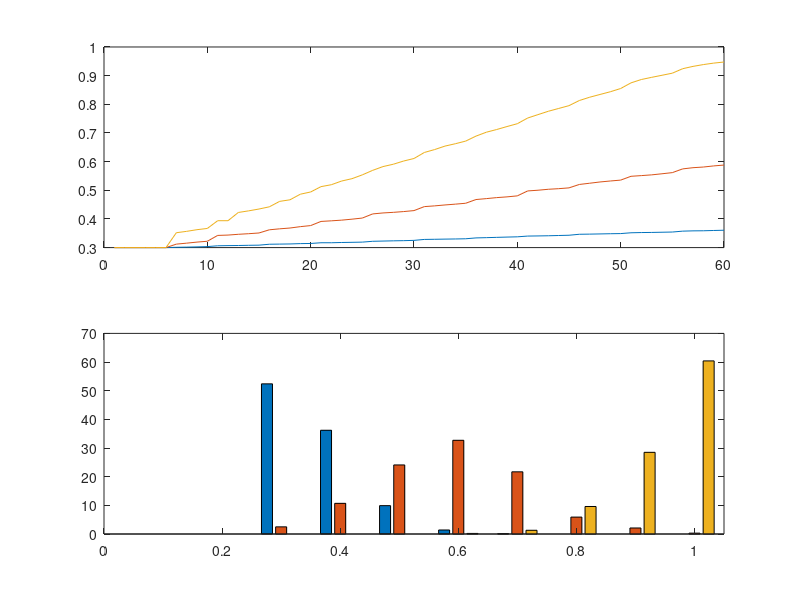

Recreate this plot in MATLAB.
b = 60;
t = 1000;

m = [0.5, 0.7, 0.9];

d = 0.3*ones(t,b,length(m)); % repeats X trials/block X mice 

for j = 1:t

    p = zeros(b,length(m));
    for k = 1:length(m)
        p(:,k) = rand(b,1)< m(k);    
    end

n = ones(1,length(m));


for i = 1:b  
    for k = 1:length(m)
%         if n(k) >= 5 &&  mean(p(i-4:i,k))>0.6 && d(j,i,k) < 0.91 
%             d(j,i+1:end,k) = d(j,i+1:end,k)+0.1;
%             n(k) = 0;
%         end
%         if n(k) >= 5 &&  mean(p(i-4:i,k))<0.6 && d(j,i,k) > 0.09 
%             d(j,i+1:end,k) = d(j,i+1:end,k)-0.1;
%             n(k) = 0;
%         end
            
        
        if n(k) >= 6 && mean(p(i-5:i,k))>0.9 && d(j,i,k) < 0.91 %&& mod(i,5) == 0
            d(j,i+1:end,k) = d(j,i+1:end,k)+0.1;
            n(k) = 0;
        end
        if n(k) >= 10 && mean(p(i-9:i,k))>0.7 && d(j,i,k) < 0.91 && mod(i,5) == 0
            d(j,i+1:end,k) = d(j,i+1:end,k)+0.1;
            n(k) = 0;
        end

%         if n(k) >= 2 && mean(p(i-1:i,k)) > 0.9 && d(j,i,k) < 0.91
%             d(j,i+1:end,k) = d(j,i+1:end,k)+0.1;
%             n(k) = 0;
%         elseif p(i,k) == 0 && d(j,i,k) > 0.04
%             d(j,i+1:end,k) = d(j,i+1:end,k)-0.05;
%         end        
        
    end
    n = n +1;
end
        
end

% close all
figure
subplot(2,1,1)
plot(reshape(mean(d),[],length(m)))
subplot(2,1,2)
bin = 0.1:0.1:1;
n = hist(reshape(max(d,[],2),[],length(m)),bin);
bar(bin,n/10)
xlim([0 1.05])